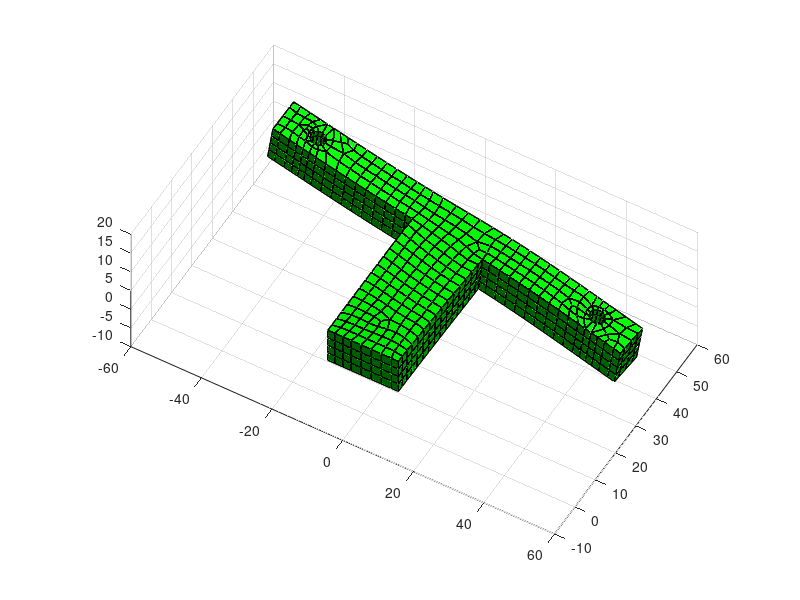

Recreate this plot in MATLAB. (Note: this script raises an error after producing the figure.)
clear all;
clf;

load nodes.dat;
load elements.dat;
load feU.dat;

feU=feU*80;

nNodes=size(nodes,1);
nodes=nodes(:,2:4);

for i=1:1:nNodes;
    nodes(i,1)=nodes(i,1)+feU(i,5);
    nodes(i,2)=nodes(i,2)+feU(i,6);
    nodes(i,3)=nodes(i,3)+feU(i,7);
end 

p=patch('Vertices',nodes,'Faces',elements(:,2:5));
set(p,'facecolor','green','edgecolor','black');

s1=elements(:,[2 3 7 6]);
p=patch('Vertices',nodes,'Faces',s1);
set(p,'facecolor','green','edgecolor','black');


s1=elements(:,[3 4 8 7]);
p=patch('Vertices',nodes,'Faces',s1);
set(p,'facecolor','green','edgecolor','black');


s1=elements(:,[4 5 9 8]);
p=patch('Vertices',nodes,'Faces',s1);
set(p,'facecolor','green','edgecolor','black');


s1=elements(:,[5 2 6 9]);
p=patch('Vertices',nodes,'Faces',s1);
set(p,'facecolor','green','edgecolor','black');

p=patch('Vertices',nodes,'Faces',elements(:,6:9));
set(p,'facecolor','green','edgecolor','black');

daspect([1 1 0.7]);
view(30,50); 
grid on;
camlight; lighting gouraud;

alpha(.75)

axis([-60 60 -10 70 -5 15]);


print -r200 -djpeg90 deformedmesh.jpg


